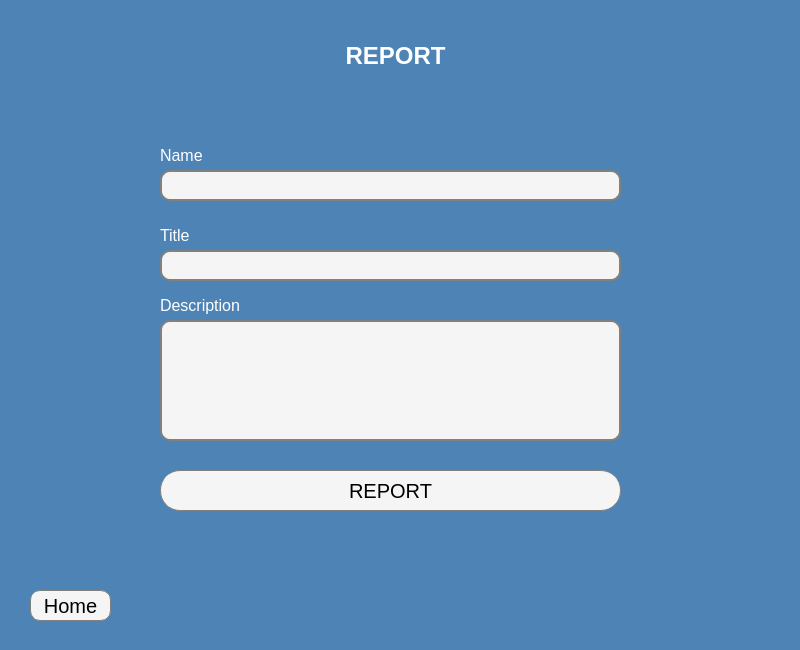
<?xml version="1.0" encoding="UTF-8"?>
<ui version="4.0">
 <class>Report</class>
 <widget class="QWidget" name="Report">
  <property name="geometry">
   <rect>
    <x>0</x>
    <y>0</y>
    <width>800</width>
    <height>650</height>
   </rect>
  </property>
  <property name="windowTitle">
   <string>Form</string>
  </property>
  <widget class="QStackedWidget" name="stackedWidget">
   <property name="geometry">
    <rect>
     <x>0</x>
     <y>0</y>
     <width>800</width>
     <height>650</height>
    </rect>
   </property>
   <property name="styleSheet">
    <string notr="true">background : rgb(78, 131, 181);</string>
   </property>
   <widget class="QWidget" name="page">
    <widget class="QLabel" name="label">
     <property name="geometry">
      <rect>
       <x>320</x>
       <y>40</y>
       <width>151</width>
       <height>31</height>
      </rect>
     </property>
     <property name="styleSheet">
      <string notr="true">color: white;
font-size: 24px;
text-align :center;
justify-content: center;
font-weight: bold;</string>
     </property>
     <property name="text">
      <string>REPORT</string>
     </property>
     <property name="alignment">
      <set>Qt::AlignCenter</set>
     </property>
    </widget>
    <widget class="QPushButton" name="pushButton">
     <property name="geometry">
      <rect>
       <x>160</x>
       <y>470</y>
       <width>461</width>
       <height>41</height>
      </rect>
     </property>
     <property name="cursor">
      <cursorShape>PointingHandCursor</cursorShape>
     </property>
     <property name="styleSheet">
      <string notr="true">font-size: 20px;
color: black;
background: #f5f5f5;
border: 1px solid grey;
border-radius: 20px;</string>
     </property>
     <property name="text">
      <string>REPORT</string>
     </property>
    </widget>
    <widget class="QPushButton" name="pushButton_2">
     <property name="geometry">
      <rect>
       <x>30</x>
       <y>590</y>
       <width>81</width>
       <height>31</height>
      </rect>
     </property>
     <property name="cursor">
      <cursorShape>PointingHandCursor</cursorShape>
     </property>
     <property name="styleSheet">
      <string notr="true">font-size: 20px;
color: black;
background: #f5f5f5;
border: 1px solid grey;
border-radius: 10px;</string>
     </property>
     <property name="text">
      <string>Home</string>
     </property>
    </widget>
    <widget class="QLabel" name="label_2">
     <property name="geometry">
      <rect>
       <x>160</x>
       <y>220</y>
       <width>71</width>
       <height>31</height>
      </rect>
     </property>
     <property name="styleSheet">
      <string notr="true">font-size : 16px;
color : white;
</string>
     </property>
     <property name="text">
      <string>Title</string>
     </property>
    </widget>
    <widget class="QLineEdit" name="lineEdit">
     <property name="geometry">
      <rect>
       <x>160</x>
       <y>250</y>
       <width>461</width>
       <height>31</height>
      </rect>
     </property>
     <property name="styleSheet">
      <string notr="true">background : #f5f5f5;
border : 2px solid grey;
border-radius : 10px;
font-size : 14px;</string>
     </property>
    </widget>
    <widget class="QLabel" name="label_3">
     <property name="geometry">
      <rect>
       <x>160</x>
       <y>290</y>
       <width>91</width>
       <height>31</height>
      </rect>
     </property>
     <property name="styleSheet">
      <string notr="true">font-size : 16px;
color : white;</string>
     </property>
     <property name="text">
      <string>Description</string>
     </property>
    </widget>
    <widget class="QLineEdit" name="lineEdit_2">
     <property name="geometry">
      <rect>
       <x>160</x>
       <y>320</y>
       <width>461</width>
       <height>121</height>
      </rect>
     </property>
     <property name="styleSheet">
      <string notr="true">background : #f5f5f5;
border : 2px solid grey;
border-radius : 10px;
font-size : 14px;</string>
     </property>
    </widget>
    <widget class="QLabel" name="label_4">
     <property name="geometry">
      <rect>
       <x>160</x>
       <y>140</y>
       <width>71</width>
       <height>31</height>
      </rect>
     </property>
     <property name="styleSheet">
      <string notr="true">font-size: 16px;
color : white;</string>
     </property>
     <property name="text">
      <string>Name</string>
     </property>
    </widget>
    <widget class="QLineEdit" name="lineEdit_3">
     <property name="geometry">
      <rect>
       <x>160</x>
       <y>170</y>
       <width>461</width>
       <height>31</height>
      </rect>
     </property>
     <property name="styleSheet">
      <string notr="true">background : #f5f5f5;
border : 2px solid grey;
border-radius : 10px;
font-size : 14px;</string>
     </property>
    </widget>
   </widget>
   <widget class="QWidget" name="page_2"/>
  </widget>
 </widget>
 <resources/>
 <connections/>
</ui>
